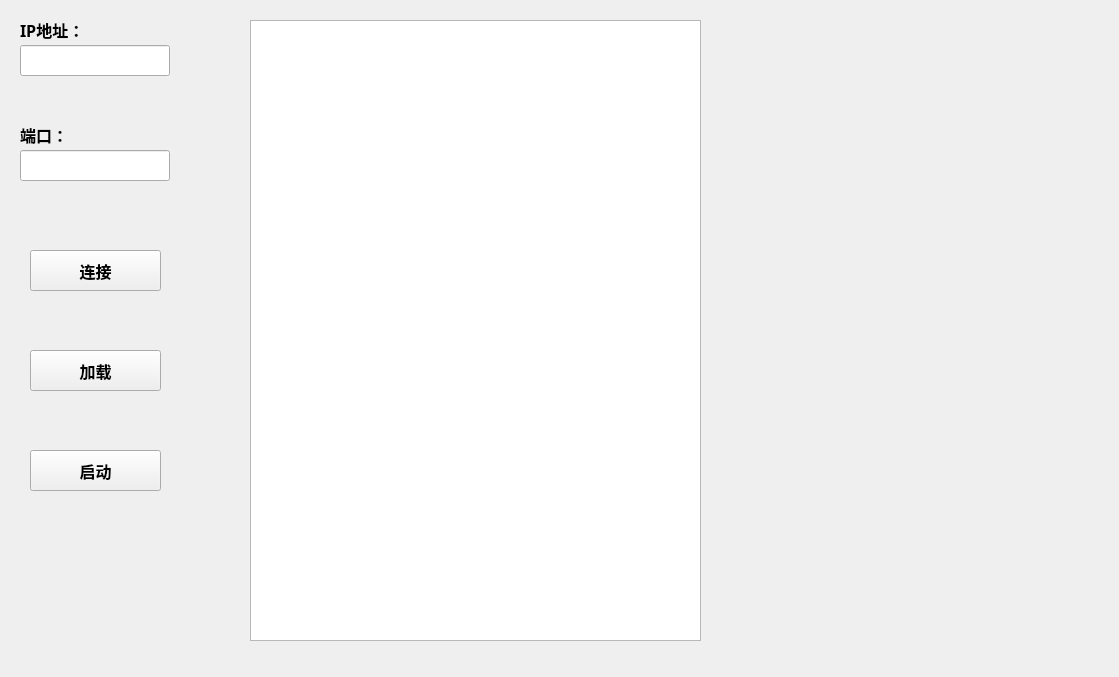
<?xml version="1.0" encoding="UTF-8"?>
<ui version="4.0">
 <class>Up_load</class>
 <widget class="QWidget" name="Up_load">
  <property name="geometry">
   <rect>
    <x>0</x>
    <y>0</y>
    <width>1119</width>
    <height>677</height>
   </rect>
  </property>
  <property name="windowTitle">
   <string>Form</string>
  </property>
  <widget class="QLineEdit" name="IP_Edit">
   <property name="geometry">
    <rect>
     <x>20</x>
     <y>45</y>
     <width>150</width>
     <height>31</height>
    </rect>
   </property>
   <property name="font">
    <font>
     <family>Microsoft Tai Le</family>
     <pointsize>12</pointsize>
     <bold>false</bold>
    </font>
   </property>
  </widget>
  <widget class="QLineEdit" name="Port_Edit">
   <property name="geometry">
    <rect>
     <x>20</x>
     <y>150</y>
     <width>150</width>
     <height>31</height>
    </rect>
   </property>
   <property name="font">
    <font>
     <family>Microsoft Tai Le</family>
     <pointsize>12</pointsize>
     <bold>false</bold>
    </font>
   </property>
  </widget>
  <widget class="QPushButton" name="Connect_btn">
   <property name="geometry">
    <rect>
     <x>30</x>
     <y>250</y>
     <width>131</width>
     <height>41</height>
    </rect>
   </property>
   <property name="font">
    <font>
     <family>Microsoft Tai Le</family>
     <pointsize>12</pointsize>
     <bold>true</bold>
    </font>
   </property>
   <property name="text">
    <string>连接</string>
   </property>
  </widget>
  <widget class="QLabel" name="label_24">
   <property name="geometry">
    <rect>
     <x>20</x>
     <y>125</y>
     <width>62</width>
     <height>19</height>
    </rect>
   </property>
   <property name="font">
    <font>
     <family>Microsoft Tai Le</family>
     <pointsize>12</pointsize>
     <bold>true</bold>
    </font>
   </property>
   <property name="text">
    <string>端口：</string>
   </property>
  </widget>
  <widget class="QPushButton" name="Start_btn">
   <property name="geometry">
    <rect>
     <x>30</x>
     <y>450</y>
     <width>131</width>
     <height>41</height>
    </rect>
   </property>
   <property name="font">
    <font>
     <family>Microsoft Tai Le</family>
     <pointsize>12</pointsize>
     <bold>true</bold>
    </font>
   </property>
   <property name="text">
    <string>启动</string>
   </property>
  </widget>
  <widget class="QLabel" name="label_20">
   <property name="geometry">
    <rect>
     <x>20</x>
     <y>20</y>
     <width>61</width>
     <height>19</height>
    </rect>
   </property>
   <property name="font">
    <font>
     <family>Microsoft Tai Le</family>
     <pointsize>12</pointsize>
     <bold>true</bold>
    </font>
   </property>
   <property name="text">
    <string>IP地址：</string>
   </property>
  </widget>
  <widget class="QPushButton" name="Load_btn">
   <property name="geometry">
    <rect>
     <x>30</x>
     <y>350</y>
     <width>131</width>
     <height>41</height>
    </rect>
   </property>
   <property name="font">
    <font>
     <family>Microsoft Tai Le</family>
     <pointsize>12</pointsize>
     <bold>true</bold>
    </font>
   </property>
   <property name="text">
    <string>加载</string>
   </property>
  </widget>
  <widget class="QTextEdit" name="Show_Edit">
   <property name="geometry">
    <rect>
     <x>250</x>
     <y>20</y>
     <width>451</width>
     <height>621</height>
    </rect>
   </property>
   <property name="font">
    <font>
     <family>宋体</family>
    </font>
   </property>
  </widget>
 </widget>
 <resources/>
 <connections/>
</ui>
